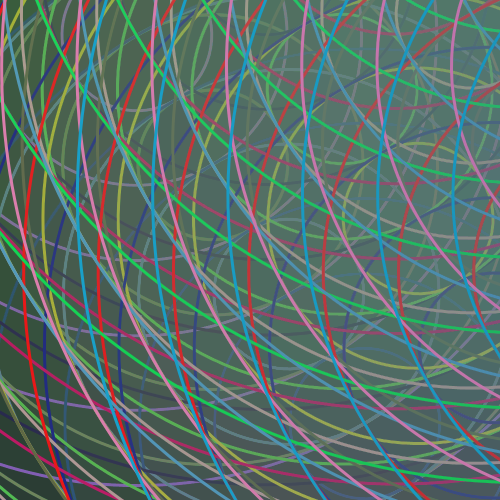
Frame 1 (no input)
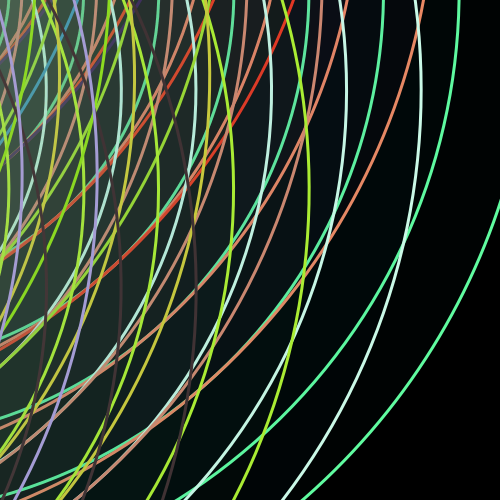
Frame 60 (the mouse pressed at the canvas centre just before this capture)
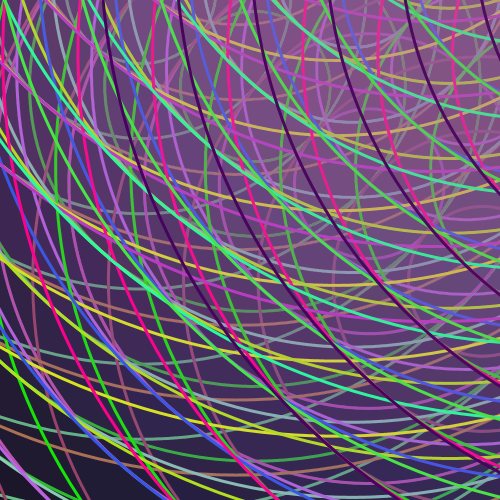
Frame 120 (the mouse held since frame 60 and released just before this capture)

The Processing sketch that drew these frames (run headless with seeded random() and noise(); from frame 60 on, the mouse is pressed at the canvas centre):

// Processing sketch: processing_71943
// ── processing_71943.pde

int numCircles = 10;
int spacing = 150;
float speed = 100;

void setup() {
  size(500,500);
  smooth();
  background(0);
}

void draw() { 
  background(0);
  
  
  rotate(speed);
  speed+=0.05;

  for (int x = 100; x < height+100; x+=150) {
    for (int y = 100; y < width+100; y += 150){
      int R,G,B;
      R = int(random(0,255));
      G = int(random(0,255));
      B = int(random(0,255));
     //bullseye(x,y,mouseX-2,R,G,B);
       bullseye(x,y,R,G,B);
    }
  }
}

//void bullseye(int xCen, int yCen, int rad, int R, int G, int B){
  void bullseye(int xCen, int yCen, int R, int G, int B){
  stroke(R,G,B);
  strokeWeight(3);
 // int spacing = rad;
  //noFill();
  fill(random(0,255), random(0,255), random(0,255),5);
  // bullseye
  for (int i=0;i < numCircles;i++)
  {
    ellipse(xCen, yCen, i*spacing, i*spacing);
  }
}
